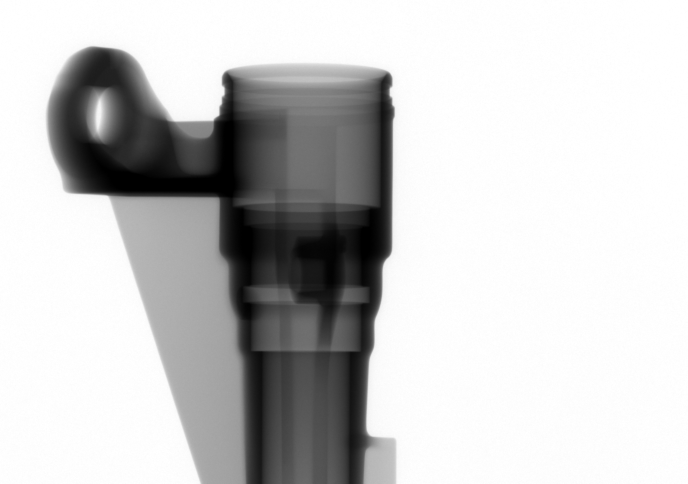
//> input picture 高斯LP金字塔/21.BMP, 1375 x 967 px (shown at 1/2 size)
$ ./Test1   (built with g++ and OpenCV 4)
//> lines starting //> are read from the running program, lines starting //| are printed output that depends on the picture
#include <opencv2\opencv.hpp>
#include<opencv2/core/core.hpp>
#include <opencv2/imgproc/imgproc.hpp>
#include <opencv2\highgui\highgui.hpp>
#include<iostream>

using namespace cv;
using namespace std;

int main()
{
	Mat srcimage1 = imread("21.BMP",0);
//> srcimage1 is the input picture: 967 rows x 1375 cols, CV_8UC1; min 0, max 255, mean 201.3
	Mat guassimage,tem,lpimage;
	Mat srcimage;
	int w1, h1, w2, h2;

	srcimage = srcimage1(Rect(0, 0, srcimage1.cols - 1, srcimage1.rows - 1));

	//imshow("【原始图】", srcimage);
	w1 = srcimage.rows;
//> w1 = 966
	h1 = srcimage.cols;
//> h1 = 1374

	pyrDown(srcimage, guassimage);
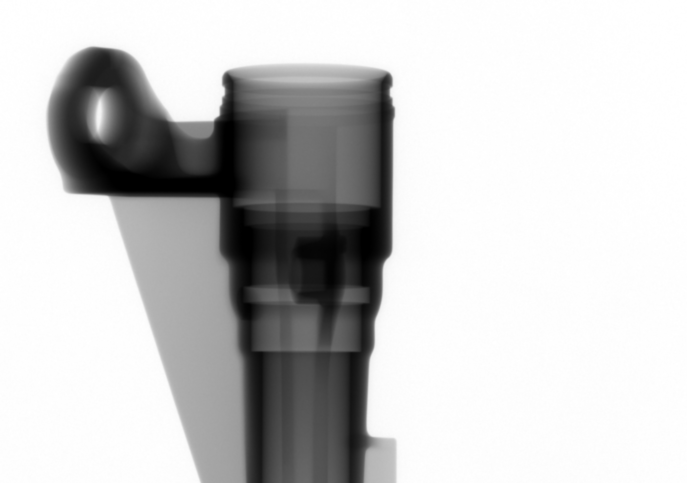
//> guassimage: 483 rows x 687 cols, CV_8UC1; min 0, max 255, mean 201.2
	//imshow("【下采样1】", guassimage);

	pyrUp(guassimage, tem);
	//imshow("【下采样后再上采样】", tem);
	w2 = tem.rows;
//> w2 = 966
	h2 = tem.cols;
//> h2 = 1374
	//cout << w1 << h1 << w2 << h2;

	lpimage = srcimage - tem;
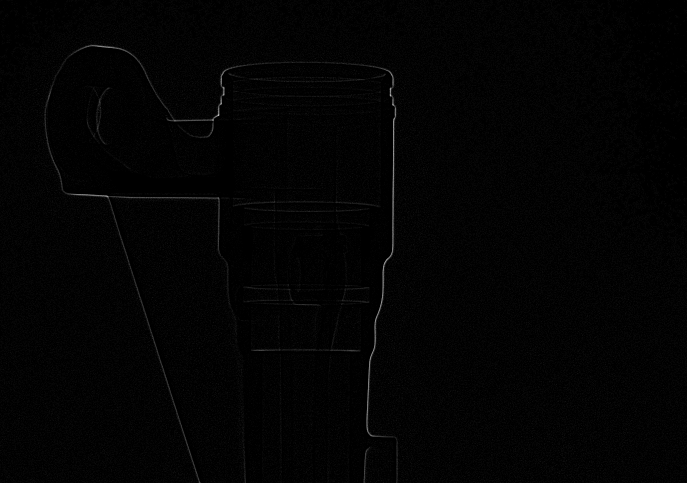
//> lpimage: 966 rows x 1374 cols, CV_8UC1 (shown at 1/2 size); min 0, max 26, mean 0.3; drawn with min black and max white
	imshow("减法LP", lpimage);
	imwrite("第一次高频图.BMP", lpimage);

	waitKey(0);

	return 0;
}
